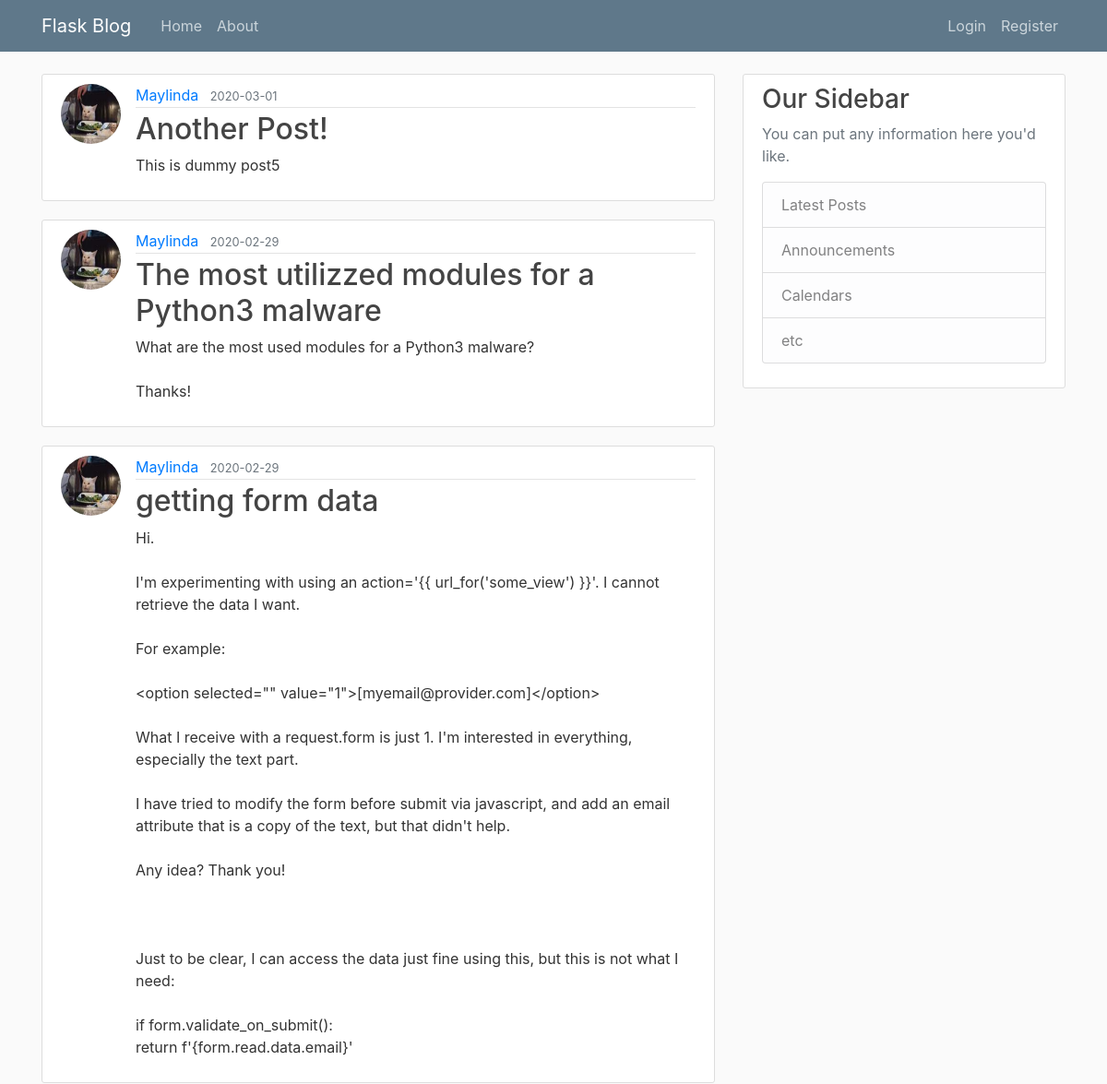
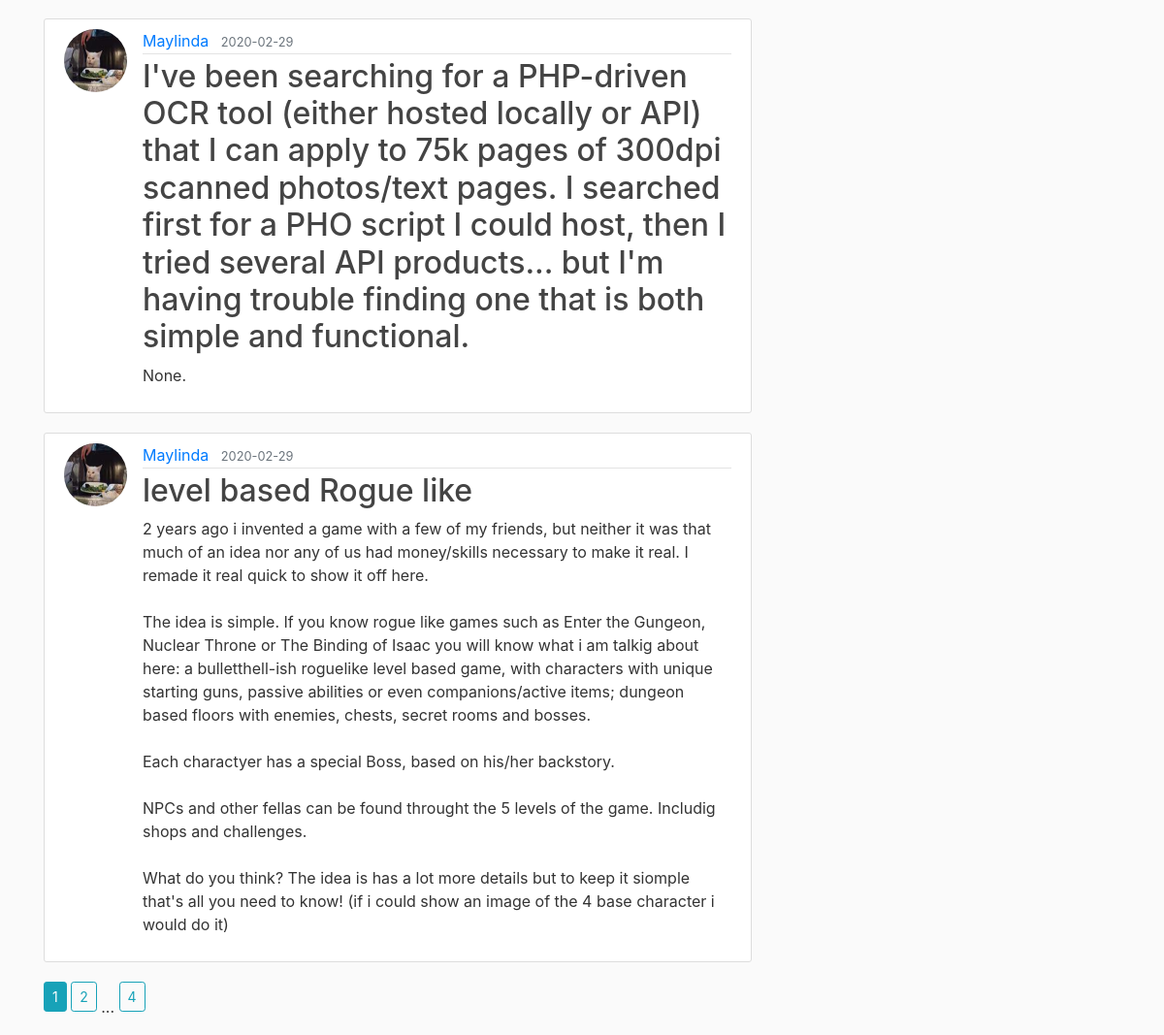
Page /home on the earlier database version (2 pictures, top to bottom).
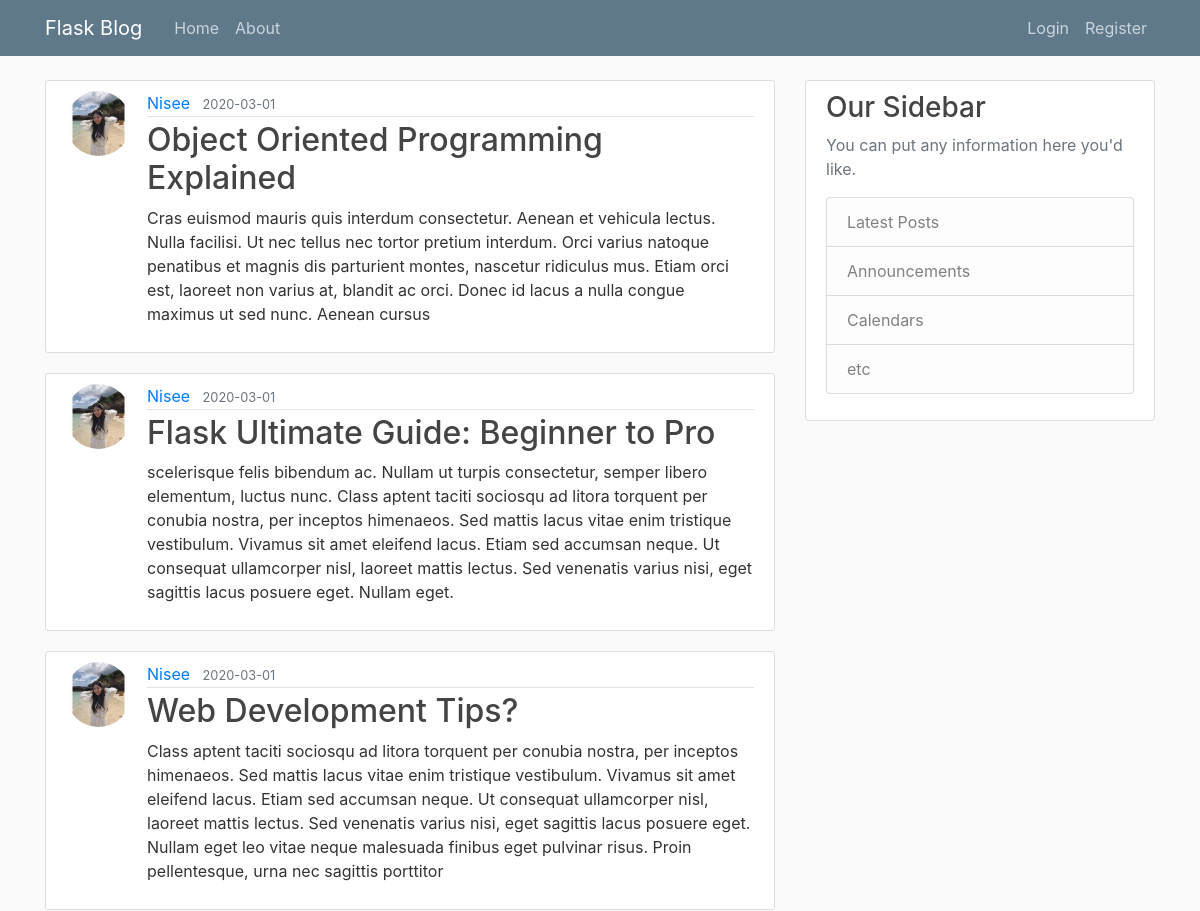
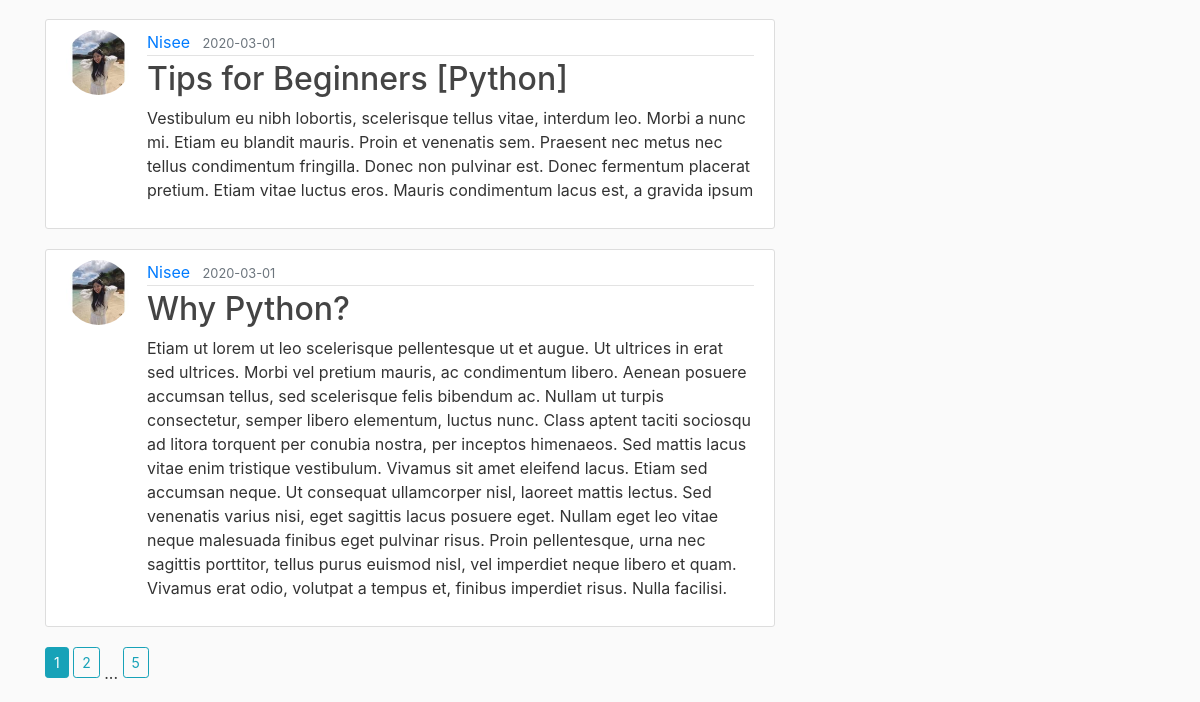
Same page on the later database version (2 pictures, top to bottom).
### flask_sample/models.py (models this page shows, shortened)
class Post(db.Model):
	id = db.Column(db.Integer, primary_key=True)
	title = db.Column(db.String(60), nullable=False)
	date_posted = db.Column(db.DateTime, nullable=False, default=datetime.datetime.utcnow)
	content = db.Column(db.Text, nullable=False)
	user_id = db.Column(db.Integer, db.ForeignKey('user.id'), nullable=False)

class User(db.Model, UserMixin):
	id = db.Column(db.Integer, primary_key='True')
	username = db.Column(db.String(20), unique=True, nullable=False)
	email = db.Column(db.String(120), unique=True, nullable=False)
	image_file = db.Column(db.String(20), nullable=False, default='default.jpg')
	password= db.Column(db.String(60), nullable=False)
	post = db.relationship('Post', backref='author', lazy=True) # for user_id in post (relationship)

### flask_sample/main/routes.py (the view)
@main.route('/')
@main.route('/home')
def home_page():
	page = request.args.get('page', 1, type=int)
	posts = Post.query.order_by(Post.date_posted.desc()).paginate( page=page, per_page=5)
	return render_template('home.html', title = 'Homepage', posts = posts )

### flask_sample/templates/home.html
{% extends 'layout.html' %}
{% block webpage_content %}
	{% for post in posts.items %}
		<article class="media content-section">
			<img class="rounded-circle article-img"src="{{ url_for('static', filename='profile/' + post.author.image_file) }}">
		  <div class="media-body">
		    <div class="article-metadata">
		      <a class="mr-2" href="{{ url_for('users.user_posts', username=post.author.username) }}">{{ post.author.username }}</a>
		      <small class="text-muted">{{ post.date_posted.strftime('%Y-%m-%d') }}</small>
		    </div>
		    <h2><a class="article-title" href="{{ url_for('posts.post', post_id=post.id) }}">{{ post.title }}</a></h2>
		    <p class="article-content">{{ post.content }}</p>
		  </div>
		</article>
	{% endfor %}
	{% for page_num in posts.iter_pages(left_edge=1, right_edge=1, left_current=1, right_current=2) %}
		{% if page_num %}
			{% if posts.page == page_num %}
				<a class="btn btn-sm btn-info mb-4" href="{{ url_for('main.home_page', page=page_num) }}">{{ page_num }}</a>
			{% else %}
				<a class="btn btn-sm btn-outline-info mb-4" href="{{ url_for('main.home_page', page=page_num) }}">{{ page_num }}</a>
			{% endif %}
		{% else %}
			...
		{% endif %}
	{% endfor %}
{% endblock webpage_content %}

Differences in the rows shown:
no longer on this page (row unchanged): Post: image_file (picture), author.username "Maylinda", date_posted "2020-03-01", title "Another Post!", content "This is dummy post5"
no longer on this page (row unchanged): Post: image_file (picture), author.username "Maylinda", date_posted "2020-02-29", title "The most utilizzed modules for a Python3 malware", content "What are the most used modules for a Python3 malware? Thanks!"
no longer on this page (row unchanged): Post: image_file (picture), author.username "Maylinda", date_posted "2020-02-29", title "getting form data", content "Hi. I'm experimenting with using an action='{{ url_for('some_view') }}'. I cannot retrieve the data I want. For example: <option selected=\"\" value=\"1\">[myemail@provider.com]</option> What I receive with a request.form is just 1. I'm interested in everything, especially the text part. I have tried to modify the form before submit via javascript, and add an email attribute that is a copy of the text, but that didn't help. Any idea? Thank you! Just to be clear, I can access the data just fine using this, but this is not what I need: if form.validate_on_submit(): return f'{form.read.data.email}'"
no longer on this page (row unchanged): Post: image_file (picture), author.username "Maylinda", date_posted "2020-02-29", title "I've been searching for a PHP-driven OCR tool (either hosted locally or API) that I can apply to 75k pages of 300dpi scanned photos/text pages. I searched first for a PHO script I could host, then I tried several API products... but I'm having trouble finding one that is both simple and functional.", content "None."
no longer on this page (row unchanged): Post: image_file (picture), author.username "Maylinda", date_posted "2020-02-29", title "level based Rogue like", content "2 years ago i invented a game with a few of my friends, but neither it was that much of an idea nor any of us had money/skills necessary to make it real. I remade it real quick to show it off here. The idea is simple. If you know rogue like games such as Enter the Gungeon, Nuclear Throne or The Binding of Isaac you will know what i am talkig about here: a bulletthell-ish roguelike level based game, with characters with unique starting guns, passive abilities or even companions/active items; dungeon based floors with enemies, chests, secret rooms and bosses. Each charactyer has a special Boss, based on his/her backstory. NPCs and other fellas can be found throught the 5 levels of the game.…"
added Post: image_file (picture), author.username "Nisee", date_posted "2020-03-01", title "Object Oriented Programming Explained", content "Cras euismod mauris quis interdum consectetur. Aenean et vehicula lectus. Nulla facilisi. Ut nec tellus nec tortor pretium interdum. Orci varius natoque penatibus et magnis dis parturient montes, nascetur ridiculus mus. Etiam orci est, laoreet non varius at, blandit ac orci. Donec id lacus a nulla congue maximus ut sed nunc. Aenean cursus"
added Post: image_file (picture), author.username "Nisee", date_posted "2020-03-01", title "Flask Ultimate Guide: Beginner to Pro", content "scelerisque felis bibendum ac. Nullam ut turpis consectetur, semper libero elementum, luctus nunc. Class aptent taciti sociosqu ad litora torquent per conubia nostra, per inceptos himenaeos. Sed mattis lacus vitae enim tristique vestibulum. Vivamus sit amet eleifend lacus. Etiam sed accumsan neque. Ut consequat ullamcorper nisl, laoreet mattis lectus. Sed venenatis varius nisi, eget sagittis lacus posuere eget. Nullam eget."
added Post: image_file (picture), author.username "Nisee", date_posted "2020-03-01", title "Web Development Tips?", content "Class aptent taciti sociosqu ad litora torquent per conubia nostra, per inceptos himenaeos. Sed mattis lacus vitae enim tristique vestibulum. Vivamus sit amet eleifend lacus. Etiam sed accumsan neque. Ut consequat ullamcorper nisl, laoreet mattis lectus. Sed venenatis varius nisi, eget sagittis lacus posuere eget. Nullam eget leo vitae neque malesuada finibus eget pulvinar risus. Proin pellentesque, urna nec sagittis porttitor"
added Post: image_file (picture), author.username "Nisee", date_posted "2020-03-01", title "Tips for Beginners [Python]", content "Vestibulum eu nibh lobortis, scelerisque tellus vitae, interdum leo. Morbi a nunc mi. Etiam eu blandit mauris. Proin et venenatis sem. Praesent nec metus nec tellus condimentum fringilla. Donec non pulvinar est. Donec fermentum placerat pretium. Etiam vitae luctus eros. Mauris condimentum lacus est, a gravida ipsum"
added Post: image_file (picture), author.username "Nisee", date_posted "2020-03-01", title "Why Python?", content "Etiam ut lorem ut leo scelerisque pellentesque ut et augue. Ut ultrices in erat sed ultrices. Morbi vel pretium mauris, ac condimentum libero. Aenean posuere accumsan tellus, sed scelerisque felis bibendum ac. Nullam ut turpis consectetur, semper libero elementum, luctus nunc. Class aptent taciti sociosqu ad litora torquent per conubia nostra, per inceptos himenaeos. Sed mattis lacus vitae enim tristique vestibulum. Vivamus sit amet eleifend lacus. Etiam sed accumsan neque. Ut consequat ullamcorper nisl, laoreet mattis lectus. Sed venenatis varius nisi, eget sagittis lacus posuere eget. Nullam eget leo vitae neque malesuada finibus eget pulvinar risus. Proin pellentesque, urna nec sagittis…"
Other differences:
new list line: "5"
list line gone: "4"
